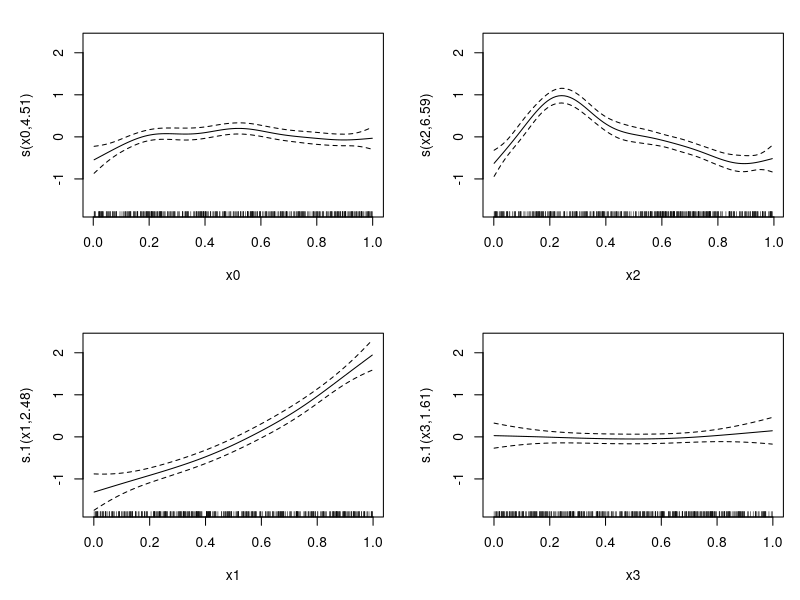
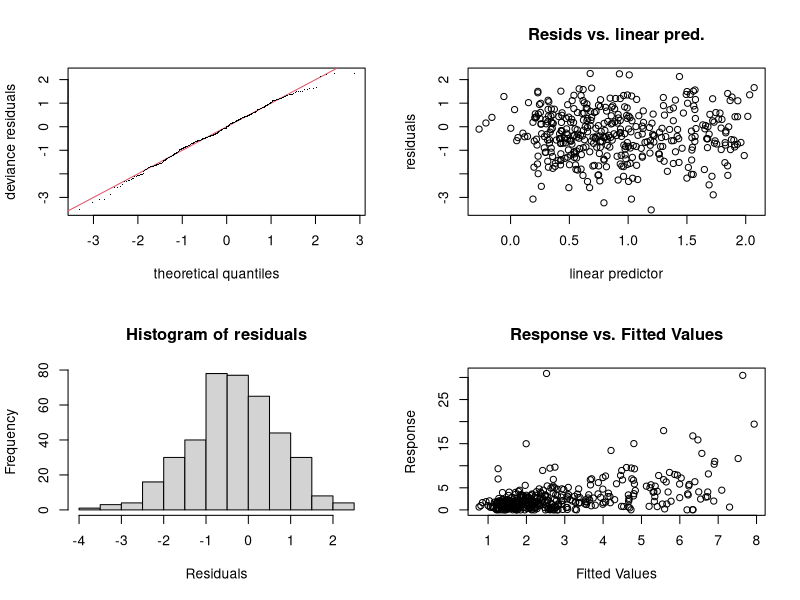
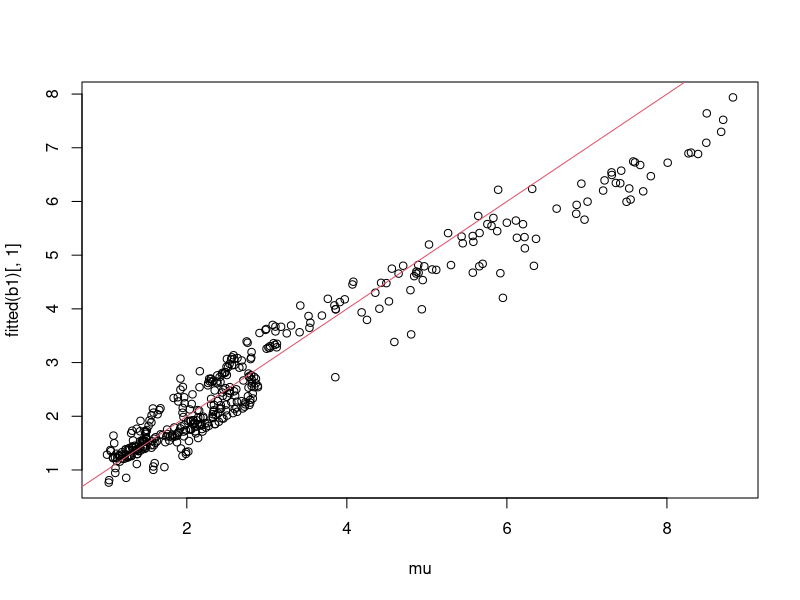
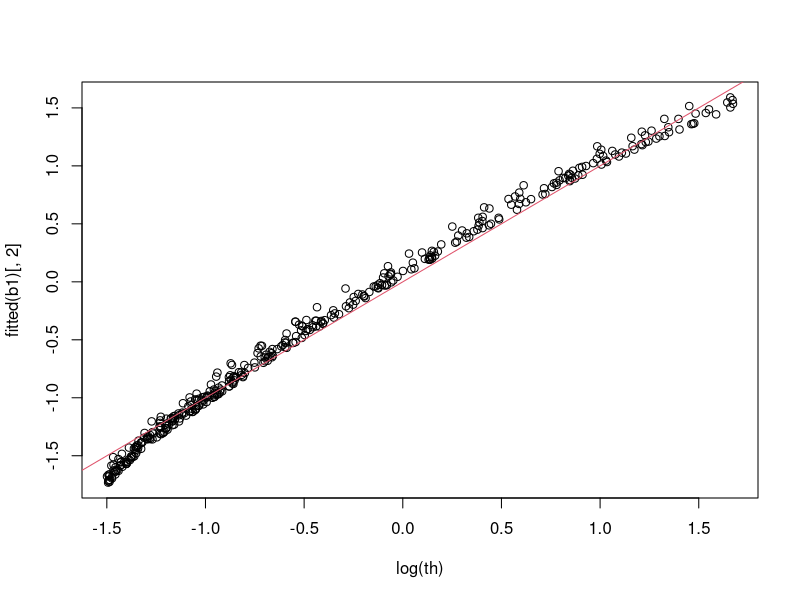
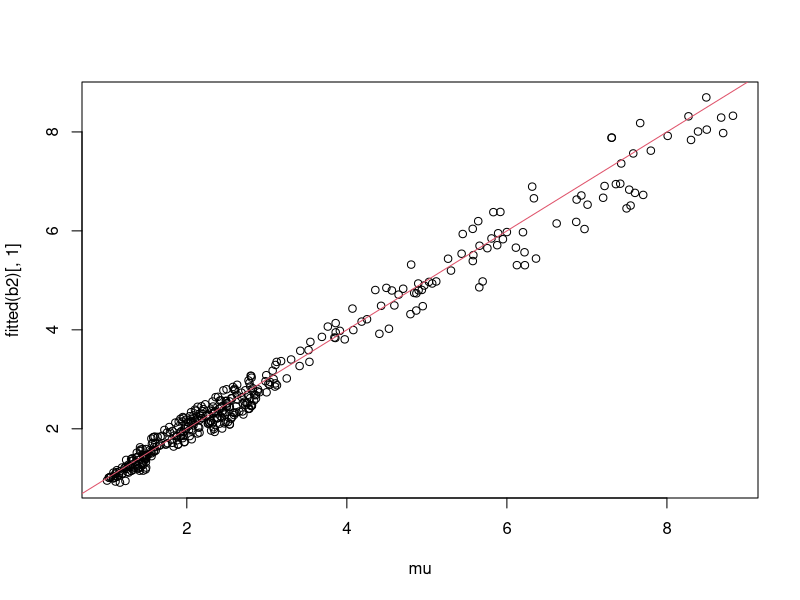
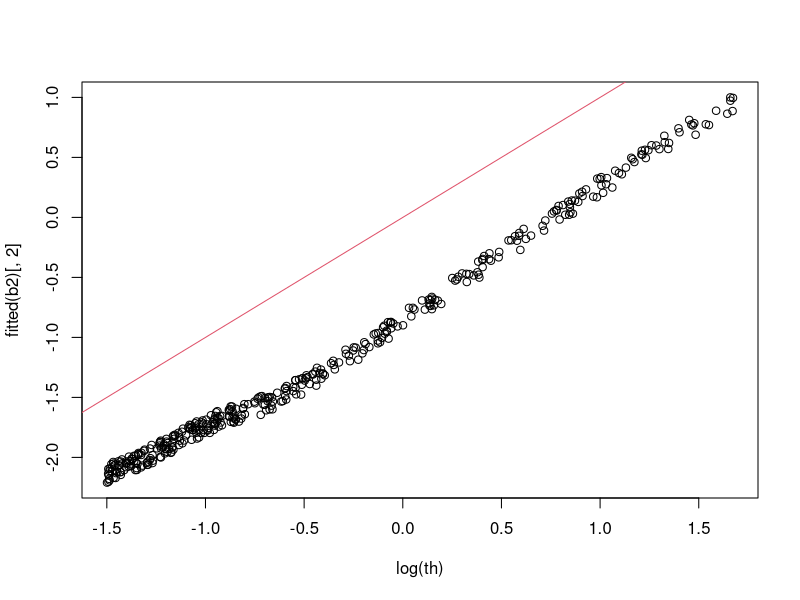
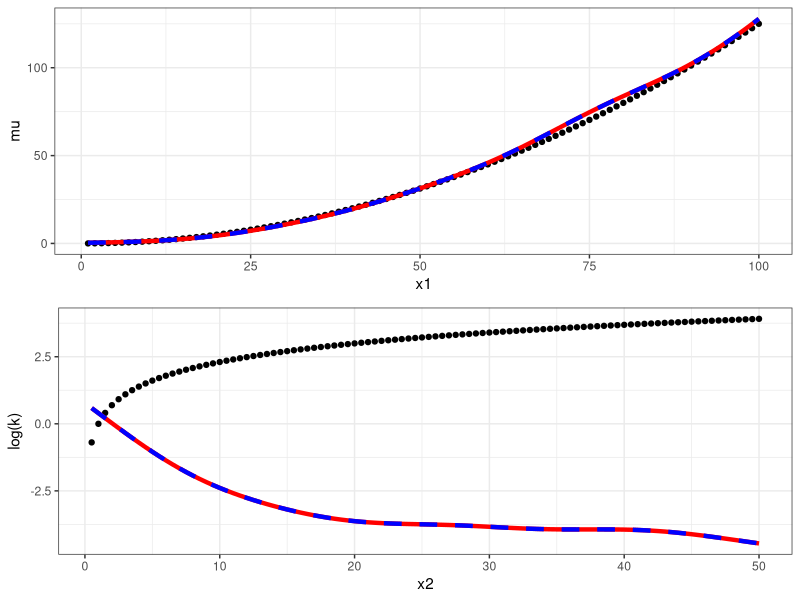

These charts were generated, in order, by the following R code:
# code from ?mgcv::gammals
library(mgcv)
## simulate some data
f0 <- function(x) 2 * sin(pi * x)
f1 <- function(x) exp(2 * x)
f2 <- function(x) 0.2 * x^11 * (10 * (1 - x))^6 + 10 * 
  (10 * x)^3 * (1 - x)^10
f3 <- function(x) 0 * x
n <- 400;set.seed(9)
x0 <- runif(n);x1 <- runif(n);
x2 <- runif(n);x3 <- runif(n);
mu <- exp((f0(x0)+f2(x2))/5)
th <- exp(f1(x1)/2-2)
y <- rgamma(n,shape=1/th,scale=mu*th)

b1 <- gam(list(y~s(x0)+s(x2),~s(x1)+s(x3)),family=gammals)
plot(b1,pages=1)
summary(b1)
gam.check(b1)
plot(mu,fitted(b1)[,1]);abline(0,1,col=2)
plot(log(th),fitted(b1)[,2]);abline(0,1,col=2)

# but shape should be k = mu / theta, where scale = theta?
set.seed(1)
y <- rgamma(n,shape=mu/th,scale=th)

b2 <- gam(list(y~s(x0)+s(x2),~s(x1)+s(x3)),family=gammals)
plot(mu,fitted(b2)[,1]);abline(0,1,col=2)
plot(log(th), fitted(b2)[,2]);abline(0,1,col=2)

# a different example:
library('tibble')
library('dplyr')
library('purrr')
library('ggplot2')
library('cowplot')
theme_set(theme_bw())

set.seed(1)
K <- 100
d <- tibble(x1 = 1:K,
            x2 = 1:K * 0.5,
            k = x1 - x2, # shape
            theta = 0.05 * x2, # scale
            mu = k * theta,
            sigma2 = mu * theta) %>%
  mutate(y = map2_dbl(k, theta,
                      function(x, y) rgamma(n = 1, shape = x, scale = y)))
m <- gam(list(y ~ s(x1) + s(x2), ~ s(x2)),
         family = gammals(), data = d, method = 'REML')

# too lazy to prevent warning
link <- bind_cols(d, as_tibble(predict(m, type = 'link')))
resp <- bind_cols(d, as_tibble(predict(m, type = 'response'))) %>%
  mutate(s2 = exp(log(V1) + V2))

# link scale: red, response scale: blue dashes
plot_grid(
  # mean: simple log link
  ggplot() +
    geom_point(aes(x1, mu), d) + # true mean
    geom_line(aes(x1, exp(V1)), link, color = 'red', lwd = 1.5) +
    geom_line(aes(x1, V1), resp, color = 'blue', lwd = 1.5, lty = 'dashed'),
  # shape: log(resp) = b + log(1+exp(link))
  ggplot() +
    geom_point(aes(x2, log(k)), d) + # true shape
    geom_line(aes(x2, -7 + log(1+exp(V2))), link, color = 'red', lwd = 1.5) +
    geom_line(aes(x2, V2), resp, color = 'blue', lwd = 1.5, lty = 'dashed'),
  ncol = 1)

# gammals() uses a simple log() link for mean
as_tibble(cbind(predict(m, type = 'response'),
                predict(m, type = 'link'))) %>%
  mutate(disagree = V1 != exp(V3)) %>%
  pull(disagree) %>%
  sum() # all values agree

# V2 on response scale = -7 + log(1 + exp(V2 on link scale))
# how to transform back to actual shape parameter?
# see details in ?gammals
as_tibble(cbind(predict(m, type = 'response'),
                predict(m, type = 'link'))) %>%
  mutate(disagree = V2 != -7 + log(1 + exp(V4))) %>%
  pull(disagree) %>%
  sum() # all values agree
